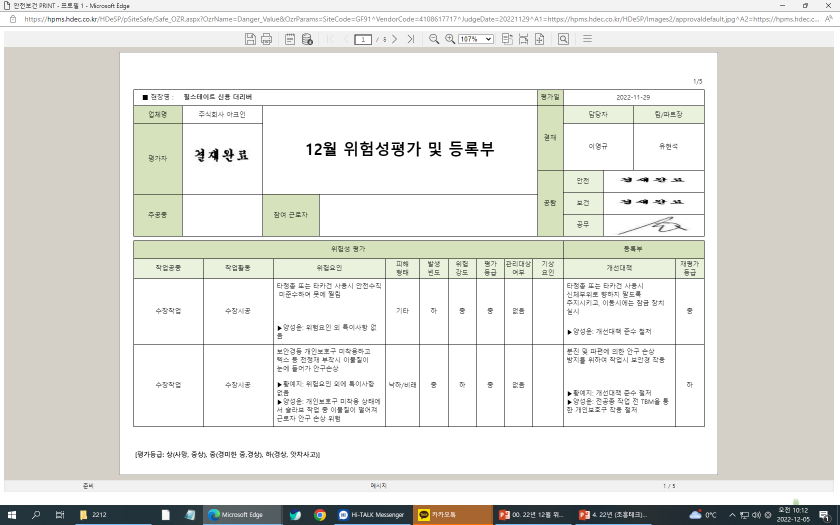
#> input picture imagecaption/original_image/testimg.png, 1680 x 1050 px, found by its file name (shown at 1/2 size)
$ python image_caption2.py
#> lines starting #> are read from the running program, lines starting #| are printed output that depends on the picture; after the words box and inside, x2 and y2 are one past the last pixel; in counts of white or black regions, pixels touching at a corner belong together
### imagecaption/image_caption3.py
import cv2

def make_image(img_name):
    # Read input image
    # img = cv2.imread('template2.png', cv2.IMREAD_COLOR)
    img = img_name

    # Convert to gray scale image
    gray = cv2.cvtColor(img, cv2.COLOR_RGB2GRAY)

    # Simple threshold
    _, thr = cv2.threshold(gray, 200, 255, cv2.THRESH_BINARY)

    # Morphological closing to improve mask
    close = cv2.morphologyEx(255 - thr, cv2.MORPH_CLOSE, cv2.getStructuringElement(cv2.MORPH_ELLIPSE, (3, 3)))

    # Find only outer contours
    contours, _ = cv2.findContours(close, cv2.RETR_EXTERNAL, cv2.CHAIN_APPROX_NONE)

    # Save images for large enough contours
    areaThr = 3000
    i = 0
    resultX = 0
    resultY = 0
    resultW = 0
    resultH = 0
    for cnt in contours:
        area = cv2.contourArea(cnt)
        if (area > areaThr):
            i = i + 1
            x, y, width, height = cv2.boundingRect(cnt)
            if resultY > y or resultY == 0:
                resultY = y
            resultH += height
            resultX = x
            resultW = width

    cv2.imwrite('out.jpg', img[resultY:resultY+resultH+7, resultX:resultX+resultW-1])

### imagecaption/image_caption2.py
import cv2
from image_caption3 import make_image
# Read input image
img = cv2.imread('testimg.png', cv2.IMREAD_COLOR)
#> img is the input picture: shape (1050, 1680, 3); mean B, G, R 222.8, 227.3, 227.1
# img = cv2.imread('output2.png', cv2.IMREAD_COLOR)

# Convert to gray scale image
gray = cv2.cvtColor(img, cv2.COLOR_RGB2GRAY)

# Simple threshold
_, thr = cv2.threshold(gray, 200, 255, cv2.THRESH_BINARY)
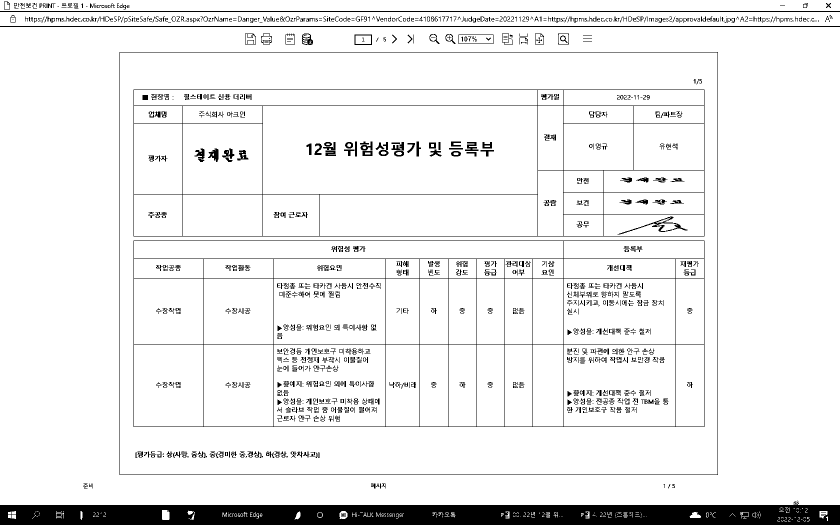
#> thr: shape (1050, 1680) (shown at 1/2 size); 92.7% white; 1279 black regions (481 under 20 px), largest, box (x1, y1, x2, y2) and area: (0, 1002, 1680, 1050) 63934, (267, 481, 1409, 854) 9811, (267, 179, 1409, 473) 7684

# Morphological closing to improve mask
close = cv2.morphologyEx(255 - thr, cv2.MORPH_CLOSE, cv2.getStructuringElement(cv2.MORPH_ELLIPSE, (3, 3)))
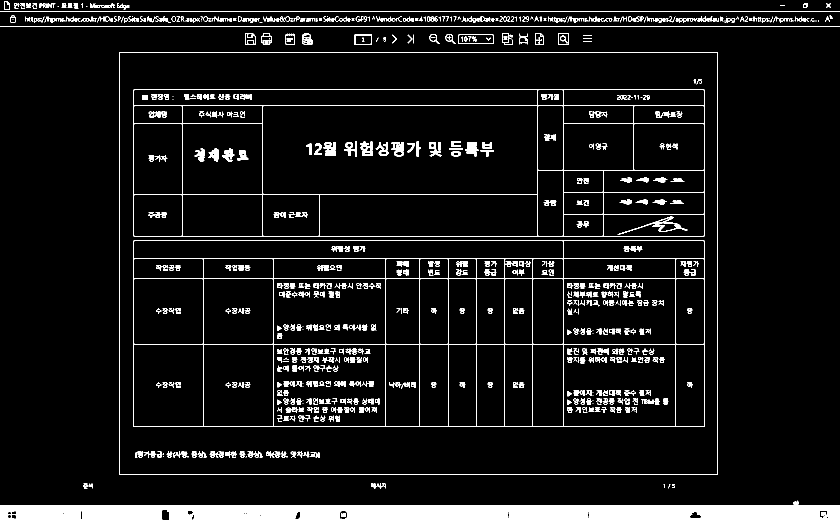
#> close: shape (1050, 1680) (shown at 1/2 size); 8.1% white; 622 white regions (102 under 20 px)

# Find only outer contours
contours, _ = cv2.findContours(close, cv2.RETR_EXTERNAL, cv2.CHAIN_APPROX_NONE)
#> contours = 153 contours, 67 with area under 20; largest, box (x1, y1, x2, y2) and area: (239, 104, 1436, 950) 1010620, (0, 1001, 1680, 1050) 65544, (0, 52, 1680, 54) 1679, (0, 22, 1680, 24) 1679, (917, 69, 987, 88) 1242

# Save images for large enough contours
areaThr = 3000
i = 0
middle_img = None

for cnt in contours:
    area = cv2.contourArea(cnt)
    if (area > areaThr):
        i = i + 1
        x, y, width, height = cv2.boundingRect(cnt)
        if i > 1:
            middle_img = img[y:y+height-1, x:x+width-1]
#> this loop made 153 passes
#> (area, i, x, y, width, height) on passes 1, 8: (65544, 1, 0, 1001, 1680, 49), (1010620, 2, 239, 104, 1197, 846)
#> area on passes 5, 6, 7, 14, 16, 17: 122, 33.5, 52, 1242, 32, 32
#> after the loop, i = 2

make_image(middle_img)
#> in make_image, `img = img_name`:
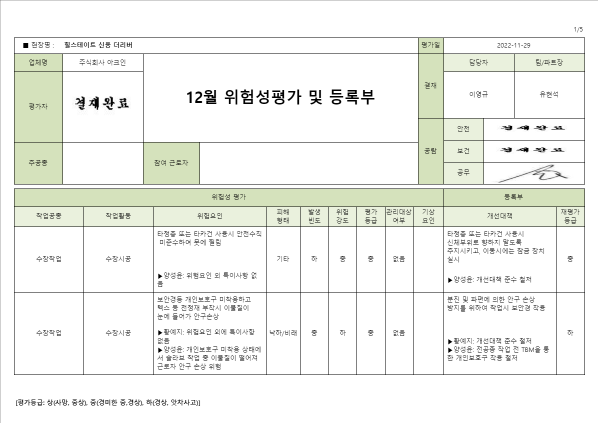
#> img: shape (845, 1196, 3) (shown at 1/2 size); mean of channels 0, 1, 2 237.5, 242, 240.4; drawn as B, G, R
#> in make_image, `gray = cv2.cvtColor(img, cv2.COLOR_RGB2GRAY)`:
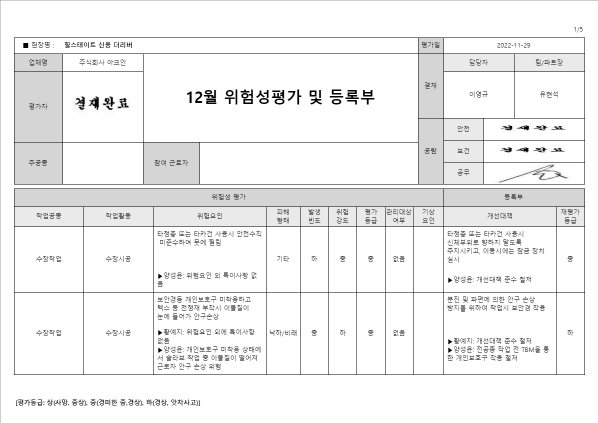
#> gray: shape (845, 1196) (shown at 1/2 size); min 0, max 255, mean 240.4
#> in make_image, `_, thr = cv2.threshold(gray, 200, 255, cv2.THRESH_BINARY)`:
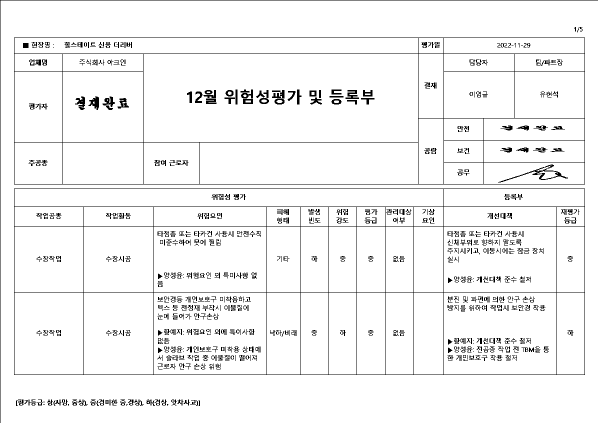
#> thr: shape (845, 1196) (shown at 1/2 size); 95.2% white; black in thin lines or dots
#> in make_image, `close = cv2.morphologyEx(255 - thr, cv2.MORPH_CLOSE, cv2.getStructurin..`:
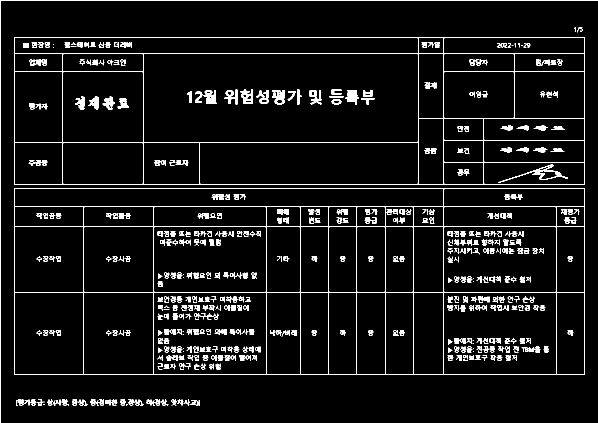
#> close: shape (845, 1196) (shown at 1/2 size); 5.7% white; 457 white regions (57 under 20 px)
#> in make_image, `contours, _ = cv2.findContours(close, cv2.RETR_EXTERNAL, cv2.CHAIN_APP..`: contours = 26 contours, 5 with area under 20; largest, box (x1, y1, x2, y2) and area: (28, 377, 1170, 750) 424452, (28, 75, 1170, 369) 334313, (180, 799, 208, 812) 178, (293, 799, 321, 812) 172, (256, 799, 287, 812) 168
#> the loop in make_image, `for cnt in contours:` made 26 passes
#> (area, i, x, y, width, height, resultY, resultH) on passes 22 to 23: (424452, 1, 28, 377, 1142, 373, 377, 373), (334313, 2, 28, 75, 1142, 294, 75, 667)
#> area on passes 4 to 9: 73, 40.5, 62.5, 62.5, 65.5, 171.5
#> after the loop in make_image, `for cnt in contours:`: i = 2; resultH = 667; resultY = 75
#> in make_image, `cv2.imwrite('out.jpg', img[resultY:resultY+resultH+7, resultX:resultX+..`:
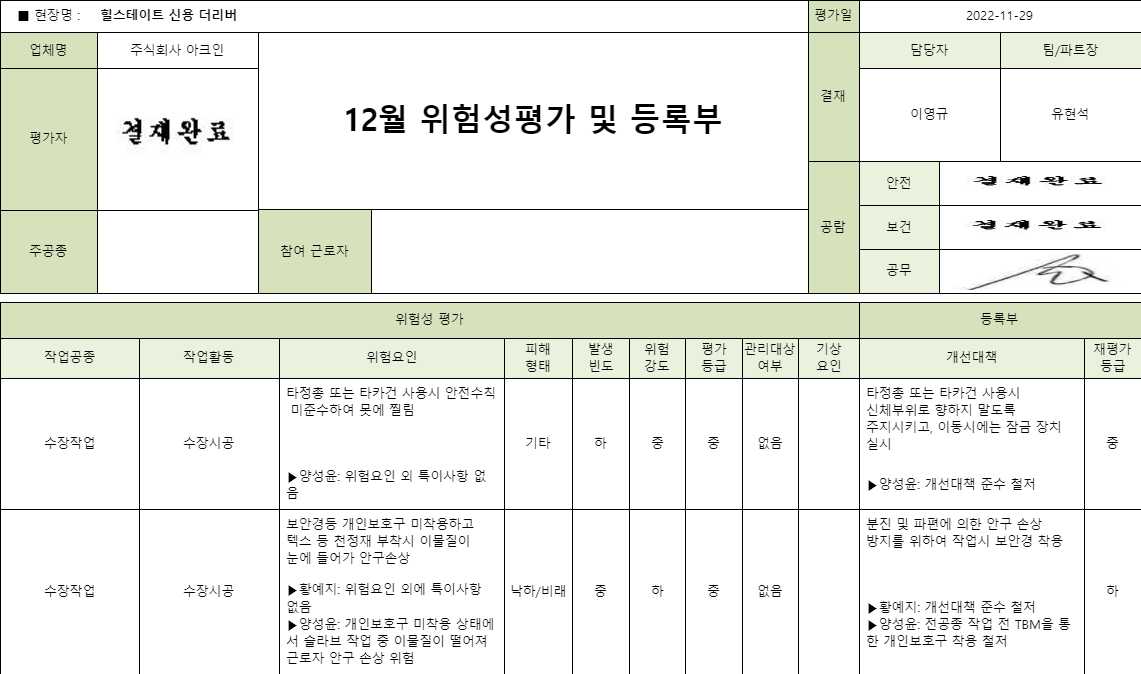
#> saved as out.jpg: shape (674, 1141, 3); mean B, G, R 233.2, 239.1, 237.1

$ run again, with imagecaption/original_image/KakaoTalk_Image_2023-01-05-13-54-52.png copied over imagecaption/original_image/testimg.png
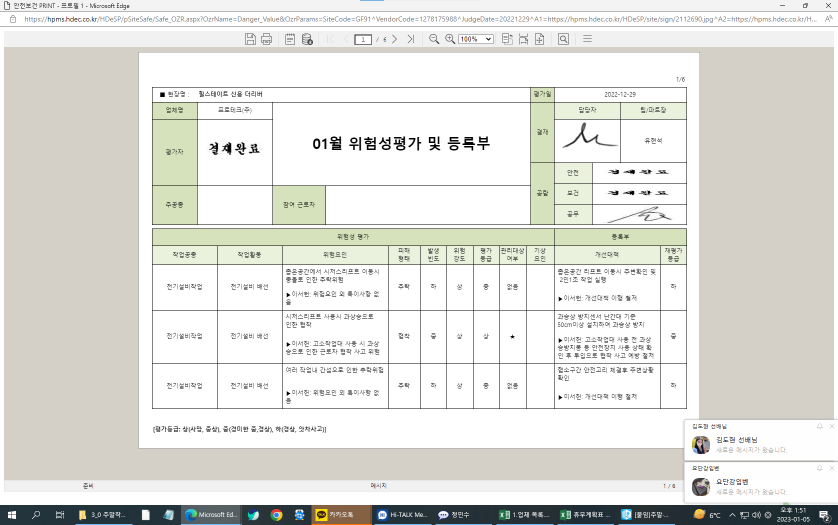
#> input picture imagecaption/original_image/KakaoTalk_Image_2023-01-05-13-54-52.png, 1675 x 1050 px, found by its file name (shown at 1/2 size)
#> img is the input picture: shape (1050, 1675, 3); mean B, G, R 220.4, 224.9, 224.9
#> `_, thr = cv2.threshold(gray, 200, 255, cv2.THRESH_BINARY)`:
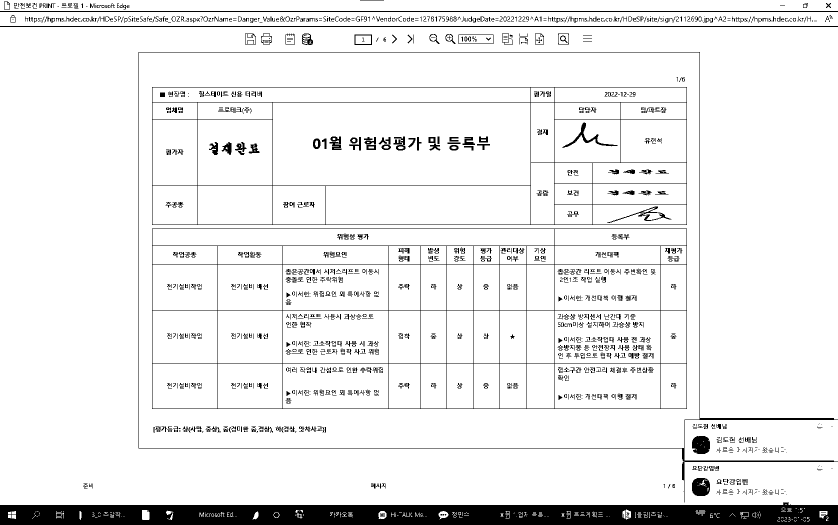
#> thr: shape (1050, 1675) (shown at 1/2 size); 92.4% white; 1453 black regions (690 under 20 px), largest, box (x1, y1, x2, y2) and area: (0, 1005, 1675, 1050) 63214, (304, 457, 1374, 818) 10383, (304, 174, 1374, 450) 7202
#> `contours, _ = cv2.findContours(close, cv2.RETR_EXTERNAL, cv2.CHAIN_APP..`: contours = 229 contours, 114 with area under 20; largest, box (x1, y1, x2, y2) and area: (277, 104, 1675, 1005) 888512, (0, 1005, 1675, 1050) 65344, (0, 52, 1675, 54) 1674, (0, 22, 1675, 24) 1674, (917, 69, 987, 88) 1242
#> the loop `for cnt in contours:` made 229 passes
#> (area, i, x, y, width, height) on passes 1, 81: (65343.5, 1, 0, 1005, 1675, 45), (888512, 2, 277, 104, 1398, 901)
#> after the loop `for cnt in contours:`: i = 2
#> img: shape (900, 1397, 3)
#> in make_image, `contours, _ = cv2.findContours(close, cv2.RETR_EXTERNAL, cv2.CHAIN_APP..`: contours = 78 contours, 47 with area under 20; largest, box (x1, y1, x2, y2) and area: (0, 0, 1397, 900) 888512, (1107, 852, 1143, 888) 1080, (1107, 768, 1143, 804) 1056, (1130, 828, 1161, 838) 167, (465, 863, 495, 873) 122
#> the loop in make_image, `for cnt in contours:` made 78 passes
#> (area, i, x, y, width, height, resultY, resultH) on pass 78: (888512, 1, 0, 0, 1397, 900, 0, 900)
#> after the loop in make_image, `for cnt in contours:`: i = 1; resultH = 900; resultY = 0
#> in make_image, `cv2.imwrite('out.jpg', img[resultY:resultY+resultH+7, resultX:resultX+..`:
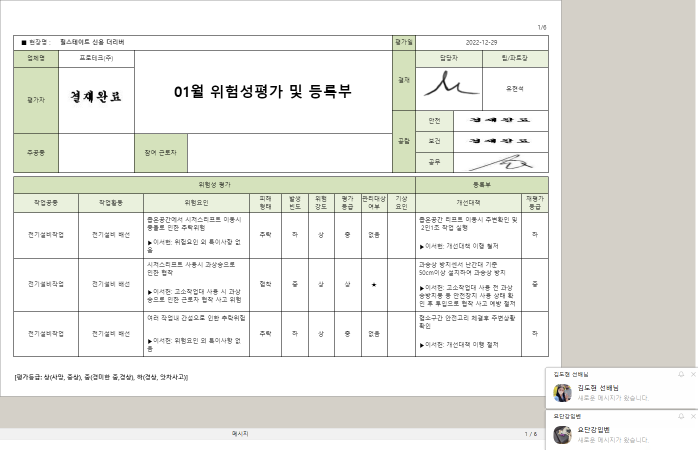
#> saved as out.jpg: shape (900, 1396, 3) (shown at 1/2 size); mean B, G, R 229.2, 234.1, 233.8
